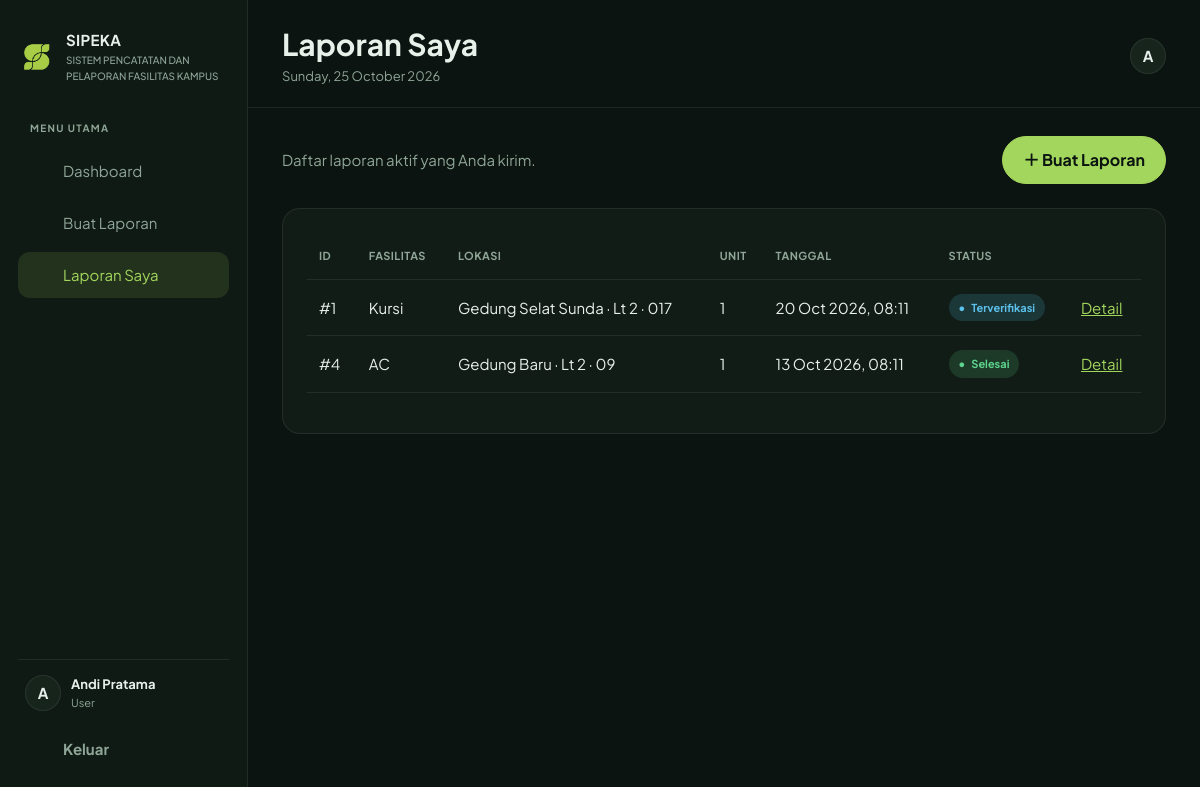
Page /user/laporan-saya.php (signed in) on the committed database.
### tables this page shows
CREATE TABLE laporan (
 id_laporan INT UNSIGNED NOT NULL AUTO_INCREMENT, id_user INT UNSIGNED NOT NULL, id_inventaris INT UNSIGNED NOT NULL, jumlah_unit INT NOT NULL DEFAULT 1, deskripsi TEXT NOT NULL, foto VARCHAR(255) NOT NULL, tanggal_laporan TIMESTAMP NOT NULL DEFAULT CURRENT_TIMESTAMP, status ENUM('Menunggu Verifikasi','Terverifikasi','Sedang Ditangani','Selesai','Ditolak') NOT NULL DEFAULT 'Menunggu Verifikasi', alasan_penolakan TEXT NULL, catatan_penanganan TEXT NULL, kondisi_diterapkan TINYINT(1) NOT NULL DEFAULT 0, deleted_at DATETIME NULL, deleted_by INT UNSIGNED NULL,
 PRIMARY KEY(id_laporan), KEY idx_laporan_inv_status(id_inventaris,status), KEY idx_laporan_user(id_user), CONSTRAINT chk_laporan_unit CHECK(jumlah_unit>=1), CONSTRAINT fk_laporan_user FOREIGN KEY(id_user) REFERENCES users(id_user) ON DELETE RESTRICT ON UPDATE CASCADE, CONSTRAINT fk_laporan_inv FOREIGN KEY(id_inventaris) REFERENCES inventaris_fasilitas(id_inventaris) ON DELETE RESTRICT ON UPDATE CASCADE, CONSTRAINT fk_laporan_del FOREIGN KEY(deleted_by) REFERENCES users(id_user) ON DELETE RESTRICT ON UPDATE CASCADE
);

CREATE TABLE kategori_fasilitas (
 id_kategori INT UNSIGNED NOT NULL AUTO_INCREMENT, nama_kategori VARCHAR(50) NOT NULL, PRIMARY KEY(id_kategori), UNIQUE KEY uq_kategori_nama(nama_kategori)
);

CREATE TABLE lokasi (
 id_lokasi INT UNSIGNED NOT NULL AUTO_INCREMENT, nama_gedung VARCHAR(100) NOT NULL, lantai VARCHAR(20) NOT NULL, ruang VARCHAR(50) NOT NULL, PRIMARY KEY(id_lokasi), UNIQUE KEY uq_lokasi(nama_gedung,lantai,ruang)
);

### includes/header.php (called while the page is built, shortened)
<?php require_once __DIR__ . "/auth.php";
page_start($page_title ?? "SIPEKA");

### includes/footer.php (called while the page is built)
<?php page_end(); ?>

### user/laporan-saya.php (the view, shortened to what this page needs)
<?php require_once __DIR__ . '/../includes/domain.php';
$uid = current_user()['id_user'];
$page = max(1, (int)($_GET['page'] ?? 1));
$per = 10;
$s = $pdo->prepare('SELECT l.id_laporan,l.status,l.tanggal_laporan,l.jumlah_unit,k.nama_kategori,lo.nama_gedung,lo.lantai,lo.ruang FROM laporan l JOIN inventaris_fasilitas i ON i.id_inventaris=l.id_inventaris JOIN kategori_fasilitas k ON k.id_kategori=i.id_kategori JOIN lokasi lo ON lo.id_lokasi=i.id_lokasi WHERE l.id_user=? AND l.deleted_at IS NULL ORDER BY l.tanggal_laporan DESC LIMIT ? OFFSET ?');
$s->bindValue(1, $uid, PDO::PARAM_INT);
$s->bindValue(2, $per, PDO::PARAM_INT);
$s->bindValue(3, ($page - 1) * $per, PDO::PARAM_INT);
$s->execute();
$rows = $s->fetchAll();
$page_title = 'Laporan Saya';
require __DIR__ . '/../includes/header.php'; ?><div class="d-flex justify-content-between align-items-center flex-wrap gap-3 mb-4">
    <p class="sp-muted mb-0">Daftar laporan aktif yang Anda kirim.</p><a class="btn sp-btn-primary" href="<?= e(app_url('user/buat-laporan.php')) ?>">＋ Buat Laporan</a>
</div>
<div class="sp-card"><?php if (!$rows): render_empty('Belum ada laporan', 'Laporan yang Anda buat akan tampil di sini.', 'user/buat-laporan.php', 'Buat Laporan');
                        else: ?><div class="table-responsive">
            <table class="table sp-table">
                <thead>
                    <tr>
                        <th>ID</th>
                        <th>Fasilitas</th>
                        <th>Lokasi</th>
                        <th>Unit</th>
                        <th>Tanggal</th>
                        <th>Status</th>
                        <th></th>
                    </tr>
                </thead>
                <tbody><?php foreach ($rows as $r): ?><tr>
                            <td>#<?= e($r['id_laporan']) ?></td>
                            <td><?= e($r['nama_kategori']) ?></td>
                            <td><?= e($r['nama_gedung']) ?> · Lt <?= e($r['lantai']) ?> · <?= e($r['ruang']) ?></td>
                            <td><?= e($r['jumlah_unit']) ?></td>
                            <td><?= e(format_date($r['tanggal_laporan'])) ?></td>
                            <td><?= badge_status($r['status']) ?></td>
                            <td><a href="<?= e(app_url('user/detail-laporan.php?id=' . $r['id_laporan'])) ?>">Detail</a></td>
                        </tr><?php endforeach; ?></tbody>
            </table>
        </div>
                                                                                                                                                                                                                                                    <?php
                                                                                                                                                                                                                                                                                                                                endif; ?></div><?php require __DIR__ . '/../includes/footer.php'; ?>

### includes/functions.php (shortened to what this page needs)
<?php
function e($value): string { return htmlspecialchars((string)($value ?? ''), ENT_QUOTES, 'UTF-8'); }
function csrf_token(): string { if (empty($_SESSION['_csrf'])) $_SESSION['_csrf'] = bin2hex(random_bytes(32)); return $_SESSION['_csrf']; }
function csrf_field(): string { return '<input type="hidden" name="_csrf" value="'.e(csrf_token()).'">'; }
function current_user(): array { return $_SESSION['user'] ?? []; }
function icon(string $name): string {
  if ($name === 'sun' || $name === 'moon') {
    $themePath = $name === 'sun'
      ? '<circle cx="12" cy="12" r="4"/><path d="M12 2v2M12 20v2M2 12h2M20 12h2M5 5l1.5 1.5M17.5 17.5L19 19M5 19l1.5-1.5M17.5 6.5L19 5"/>'
      : '<path d="M20.5 14.2A8.5 8.5 0 0 1 9.8 3.5 8.5 8.5 0 1 0 20.5 14.2Z"/>';
    return '<svg aria-hidden="true" width="20" height="20" viewBox="0 0 24 24" fill="none" stroke="currentColor" stroke-width="1.8" stroke-linecap="round" stroke-linejoin="round">'.$themePath.'</svg>';
  }
  if ($name === 'eye' || $name === 'eye-off') {
    $eyePath = $name === 'eye'
      ? '<path d="M2 12s3.6-7 10-7 10 7 10 7-3.6 7-10 7-10-7-10-7Z"/><circle cx="12" cy="12" r="3"/>'
      : '<path d="M3 3l18 18M10.6 10.6a2 2 0 0 0 2.8 2.8"/><path d="M9.9 5.2A10.8 10.8 0 0 1 12 5c6.4 0 10 7 10 7a15.8 15.8 0 0 1-3.1 3.9M6.2 6.2C3.5 8.1 2 12 2 12s3.6 7 10 7a10.6 10.6 0 0 0 3.2-.5"/>';
    return '<svg aria-hidden="true" width="20" height="20" viewBox="0 0 24 24" fill="none" stroke="currentColor" stroke-width="1.8" stroke-linecap="round" stroke-linejoin="round">'.$eyePath.'</svg>';
  }
  $paths=['home'=>'<path d="m3 10 9-7 9 7v10a1 1 0 0 1-1 1h-5v-6H9v6H4a1 1 0 0 1-1-1z"/>','box'=>'<path d="m12 3 9 5-9 5-9-5z"/><path d="M3 8v9l9 5 9-5V8M12 13v9"/>','file'=>'<path d="M14 2H6a2 2 0 0 0-2 2v16a2 2 0 0 0 2 2h12a2 2 0 0 0 2-2V8z"/><path d="M14 2v6h6M8 13h8M8 17h8"/>','tag'=>'<path d="M20 13 11 22 2 13V2h11z"/><circle cx="7" cy="7" r="1"/>','map-pin'=>'<path d="M20 10c0 5-8 12-8 12S4 15 4 10a8 8 0 1 1 16 0Z"/><circle cx="12" cy="10" r="2.5"/>','chart'=>'<path d="M3 3v18h18"/><path d="m7 14 4-4 4 3 5-7"/>','plus'=>'<path d="M12 5v14M5 12h14"/>','logout'=>'<path d="M10 17l5-5-5-5M15 12H3"/><path d="M12 3h7a2 2 0 0 1 2 2v14a2 2 0 0 1-2 2h-7"/>','check'=>'<path d="m5 12 4 4L19 6"/>','clock'=>'<circle cx="12" cy="12" r="9"/><path d="M12 7v5l3 2"/>','users'=>'<path d="M16 21v-2a4 4 0 0 0-4-4H8a4 4 0 0 0-4 4v2"/><circle cx="10" cy="7" r="4"/><path d="M20 21v-2a4 4 0 0 0-3-3.87M16 3.13a4 4 0 0 1 0 7.75"/>'];
  return '<svg aria-hidden="true" width="20" height="20" viewBox="0 0 24 24" fill="none" stroke="currentColor" stroke-width="1.8" stroke-linecap="round" stroke-linejoin="round">'.($paths[$name]??$paths['file']).'</svg>';
}
function badge_status(string $status): string { $map=['Menunggu Verifikasi'=>'wait','Terverifikasi'=>'verified','Sedang Ditangani'=>'handling','Selesai'=>'done','Ditolak'=>'rejected']; $cls=$map[$status]??'wait'; return '<span class="sp-badge status-'.e($cls).'"><span aria-hidden="true">●</span> '.e($status).'</span>'; }
function format_date($date): string { return $date ? date('d M Y, H:i',strtotime($date)) : '-'; }
function app_url(string $path=''): string { return '/sipeka/'.ltrim($path,'/'); }
function page_start(string $title, bool $public=false): void {
 $user=current_user(); $flashes=$_SESSION['flash']??[]; unset($_SESSION['flash']);
 echo '<!doctype html><html lang="id" data-bs-theme="dark"><head><meta charset="utf-8"><meta name="viewport" content="width=device-width, initial-scale=1"><script>try{document.documentElement.setAttribute("data-bs-theme",localStorage.getItem("sipeka-theme")==="light"?"light":"dark")}catch(e){}</script><title>'.e($title).' · SIPEKA</title><link rel="preconnect" href="https://fonts.googleapis.com"><link href="https://fonts.googleapis.com/css2?family=Plus+Jakarta+Sans:wght@400;500;600;700&display=swap" rel="stylesheet"><link href="https://cdn.jsdelivr.net/npm/bootstrap@5.3.3/dist/css/bootstrap.min.css" rel="stylesheet"><link href="'.app_url('assets/css/theme.css?v='.filemtime(__DIR__.'/../assets/css/theme.css')).'" rel="stylesheet"></head><body>';
 if ($public) { echo '<nav class="navbar navbar-expand-lg sp-public-nav"><div class="container-fluid sp-public-inner"><a class="navbar-brand sp-brand" href="'.app_url('').'"><img class="sp-brand-logo" src="'.app_url('assets/img/logo.png').'" alt=""> SIPEKA</a><button class="navbar-toggler" data-bs-toggle="collapse" data-bs-target="#publicNav" aria-label="Buka menu">☰</button><div class="collapse navbar-collapse sp-public-collapse" id="publicNav"><div class="navbar-nav sp-public-links"><a class="nav-link" href="'.app_url('').'">Beranda</a><a class="nav-link" href="'.app_url('#cara-kerja').'">Cara Kerja</a><a class="nav-link" href="'.app_url('#fitur').'">Fitur</a><a class="nav-link" href="'.app_url('#mulai').'">Mulai</a></div><div class="navbar-nav sp-public-actions"><a class="nav-link" href="'.app_url('login.php').'">Masuk</a><a class="btn sp-btn-primary btn-sm" href="'.app_url('register.php').'">Daftar</a><button type="button" class="sp-theme-toggle" data-theme-toggle aria-label="Ganti tema terang atau gelap">'.icon('sun').'</button></div></div></div></nav>'; }
 else { $role=$user['role']??'User'; $links=$role==='Admin'?[['admin/dashboard.php','chart','Dashboard'],['admin/inventaris.php','box','Inventaris'],['admin/laporan.php','file','Laporan'],['admin/lokasi.php','map-pin','Lokasi']]:[['user/dashboard.php','chart','Dashboard'],['user/buat-laporan.php','plus','Buat Laporan'],['user/laporan-saya.php','file','Laporan Saya']]; $waiting=0;
 echo '<div class="sp-app-shell"><aside class="sp-sidebar d-none d-lg-flex"><a class="sp-brand mb-4" href="'.app_url($role==='Admin'?'admin/dashboard.php':'user/dashboard.php').'"><img class="sp-brand-logo" src="'.app_url('assets/img/logo.png').'" alt=""><span>SIPEKA<small>SISTEM PENCATATAN DAN PELAPORAN FASILITAS KAMPUS</small></span></a><div class="sp-side-label">MENU UTAMA</div><nav class="sp-side-nav">'; foreach($links as [$href,$ico,$label]){ $active=str_contains($_SERVER['PHP_SELF']??'',$href)?' active':''; echo '<a class="sp-side-link'.$active.'" href="'.app_url($href).'">'.icon($ico).'<span>'.e($label).'</span>'; if($label==='Laporan'&&$waiting>0)echo '<span class="sp-count">'.$waiting.'</span>'; echo '</a>'; } echo '</nav><div class="sp-sidebar-bottom"><div class="sp-user-mini"><span class="sp-avatar">'.e(strtoupper(substr($user['nama']??'U',0,1))).'</span><span><strong>'.e($user['nama']??'Pengguna').'</strong><small>'.e($role).'</small></span></div><form method="post" action="'.app_url('logout.php').'">'.csrf_field().'<button class="sp-side-link sp-logout" type="submit">'.icon('logout').'<span>Keluar</span></button></form></div></aside><main class="sp-main"><header class="sp-topbar"><div class="d-flex align-items-center gap-3"><button class="btn sp-btn-outline d-lg-none" data-bs-toggle="offcanvas" data-bs-target="#mobileMenu" aria-label="Buka menu">☰</button><div><h1>'.e($title).'</h1><p>'.date('l, d F Y').'</p></div></div><div class="d-flex align-items-center gap-2"><span class="sp-avatar">'.e(strtoupper(substr($user['nama']??'U',0,1))).'</span></div></header><div class="offcanvas offcanvas-start sp-mobile-menu" tabindex="-1" id="mobileMenu"><div class="offcanvas-header"><div class="sp-brand"><img class="sp-brand-logo" src="'.app_url('assets/img/logo.png').'" alt=""> SIPEKA</div><button class="btn-close" data-bs-dismiss="offcanvas" aria-label="Tutup"></button></div><div class="offcanvas-body"><nav class="sp-side-nav">'; foreach($links as [$href,$ico,$label]) echo '<a class="sp-side-link" href="'.app_url($href).'">'.icon($ico).'<span>'.e($label).'</span></a>'; echo '</nav><form method="post" action="'.app_url('logout.php').'">'.csrf_field().'<button class="sp-side-link" type="submit">'.icon('logout').' Keluar</button></form></div></div><div class="sp-content">'; }
}
function page_end(bool $public=false): void { echo '</div>'; if(!$public)echo '</main></div>'; echo '<template id="sp-eye-icon">'.icon('eye').'</template><template id="sp-eye-off-icon">'.icon('eye-off').'</template><template id="sp-sun-icon">'.icon('sun').'</template><template id="sp-moon-icon">'.icon('moon').'</template><script src="https://cdn.jsdelivr.net/npm/bootstrap@5.3.3/dist/js/bootstrap.bundle.min.js"></script><script src="'.app_url('assets/js/app.js?v='.filemtime(__DIR__.'/../assets/js/app.js')).'"></script></body></html>'; }

### rows in the picture
laporan: id_laporan "1", kategori_fasilitas.nama_kategori "Kursi", lokasi.nama_gedung "Gedung Selat Sunda", lokasi.lantai "2", lokasi.ruang "017", jumlah_unit "1", tanggal_laporan "20 Oct 2026, 08:11", status "Terverifikasi"
laporan: id_laporan "4", kategori_fasilitas.nama_kategori "AC", lokasi.nama_gedung "Gedung Baru", lokasi.lantai "2", lokasi.ruang "09", jumlah_unit "1", tanggal_laporan "13 Oct 2026, 08:11", status "Selesai"

### other values in the picture
$label "Dashboard"
$label "Buat Laporan"
$label "Laporan Saya"
substr($user['nama']??'U',0,1) "A"
$user['nama'] "Andi Pratama"
$role "User"
$title "Laporan Saya"
